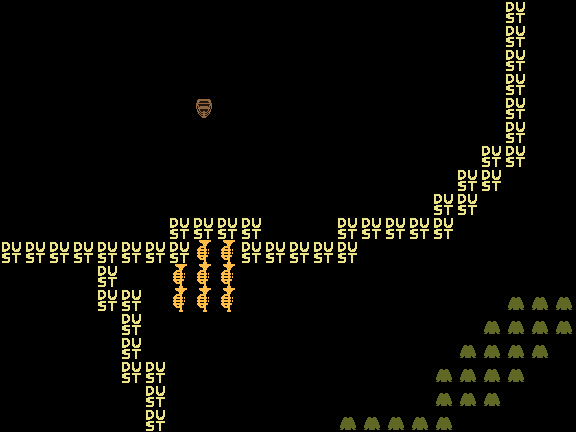

Below is a game level as drawn by its tile map, then a one-line description and the .tmx file that defines it, in full:
An orthogonal 24x18 tile map with 24x24 px tiles, 1 tile layer (Tile Layer 1).

<map version="1.5" tiledversion="1.6.0" orientation="orthogonal" renderorder="right-down" width="24" height="18" tilewidth="24" tileheight="24" infinite="0" nextlayerid="3" nextobjectid="1">
 <tileset firstgid="1" name="babaisyou" tilewidth="24" tileheight="24" spacing="2" margin="2" tilecount="552" columns="24">
  <image source="../../../../pipeline/baba_analysis/Sheets/tileset.png" trans="000000" width="626" height="600" />
 </tileset>
 <layer id="1" name="Tile Layer 1" width="24" height="18">
  <data encoding="csv">
0,0,0,0,0,0,0,0,0,0,0,0,0,0,0,0,0,0,0,0,0,294,0,0,
0,0,0,0,0,0,0,0,0,0,0,0,0,0,0,0,0,0,0,0,0,294,0,0,
0,0,0,0,0,0,0,0,0,0,0,0,0,0,0,0,0,0,0,0,0,294,0,0,
0,0,0,0,0,0,0,0,0,0,0,0,0,0,0,0,0,0,0,0,0,294,0,0,
0,0,0,0,0,0,0,0,29,0,0,0,0,0,0,0,0,0,0,0,0,294,0,0,
0,0,0,0,0,0,0,0,0,0,0,0,0,0,0,0,0,0,0,0,0,294,0,0,
0,0,0,0,0,0,0,0,0,0,0,0,0,0,0,0,0,0,0,0,294,294,0,0,
0,0,0,0,0,0,0,0,0,0,0,0,0,0,0,0,0,0,0,294,294,0,0,0,
0,0,0,0,0,0,0,0,0,0,0,0,0,0,0,0,0,0,294,294,0,0,0,0,
0,0,0,0,0,0,0,294,294,294,294,0,0,0,294,294,294,294,294,0,0,0,0,0,
294,294,294,294,294,294,294,294,514,514,294,294,294,294,294,0,0,0,0,0,0,0,0,0,
0,0,0,0,294,0,0,514,514,514,0,0,0,0,0,0,0,0,0,0,0,0,0,0,
0,0,0,0,294,294,0,514,514,514,0,0,0,0,0,0,0,0,0,0,0,101,101,101,
0,0,0,0,0,294,0,0,0,0,0,0,0,0,0,0,0,0,0,0,101,101,101,101,
0,0,0,0,0,294,0,0,0,0,0,0,0,0,0,0,0,0,0,101,101,101,101,0,
0,0,0,0,0,294,294,0,0,0,0,0,0,0,0,0,0,0,101,101,101,101,0,0,
0,0,0,0,0,0,294,0,0,0,0,0,0,0,0,0,0,0,101,101,101,0,0,0,
0,0,0,0,0,0,294,0,0,0,0,0,0,0,101,101,101,101,101,0,0,0,0,0
</data>
 </layer>
</map>